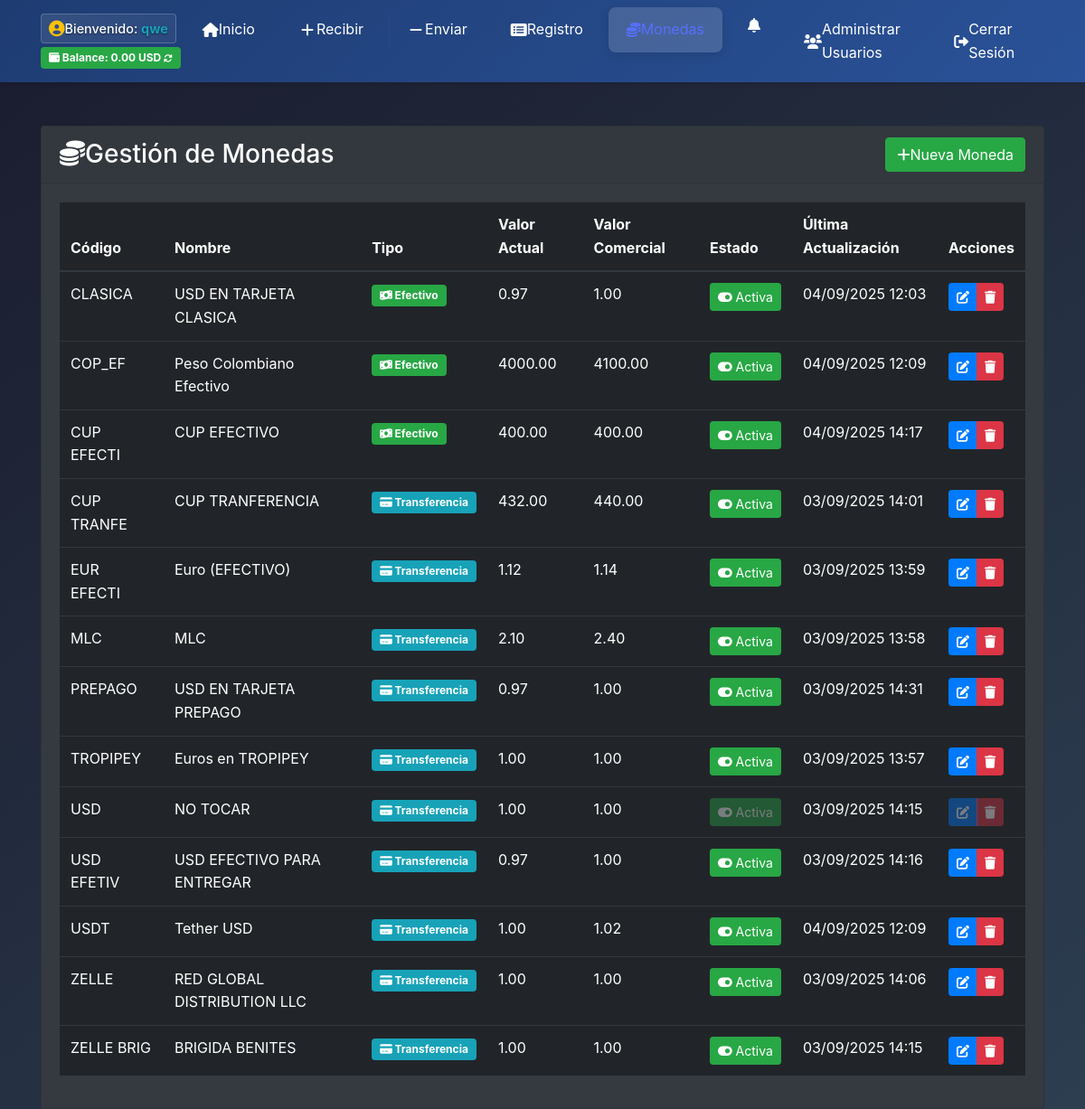
/remesas/monedas/ (signed in), run on the app's committed database.
### remesas/models.py (models this page shows, shortened)
class Moneda(models.Model):
    TIPO_MONEDA_CHOICES = [
        ('efectivo', 'Efectivo'),
        ('transferencia', 'Transferencia'),
    ]
    codigo = models.CharField(max_length=10, unique=True, verbose_name='Código')
    nombre = models.CharField(max_length=50, verbose_name='Nombre')
    valor_actual = models.DecimalField(
        max_digits=15,
        decimal_places=6,
        verbose_name='Valor Actual',
        help_text='Valor actual de la moneda respecto al USD'
    )
    valor_comercial = models.DecimalField(
        max_digits=15,
        decimal_places=6,
        verbose_name='Valor Comercial',
        help_text='Valor comercial de la moneda para transacciones'
    )
    tipo_moneda = models.CharField(
        max_length=20,
        choices=TIPO_MONEDA_CHOICES,
        default='transferencia',
        verbose_name='Tipo de Moneda',
        help_text='Tipo de moneda: efectivo o transferencia'
    )
    activa = models.BooleanField(default=True, verbose_name='Activa')
    fecha_creacion = models.DateTimeField(auto_now_add=True)
    fecha_actualizacion = models.DateTimeField(auto_now=True)
    class Meta:
        verbose_name = 'Moneda'
        verbose_name_plural = 'Monedas'
        ordering = ['codigo']

### remesas/views.py (the view)
# urls.py: path('monedas/', views.lista_monedas, name='lista_monedas'),
@login_required
def lista_monedas(request):
    monedas = models.Moneda.objects.all().order_by('codigo')
    context = {
        'monedas': monedas,
        'total_monedas': monedas.count(),
    }
    return render(request, 'Monedas/lista_monedas.html', context)

### remesas/templates/Monedas/lista_monedas.html (shortened to what this page needs)
{% extends 'eglisapp/base.html' %}
{% load static %}
{% block content %}
<div class="container mt-5">
    <div class="card bg-dark text-white">
        <div class="card-header d-flex justify-content-between align-items-center">
            <h3 class="mb-0">
                <i class="fas fa-coins me-2"></i>Gestión de Monedas
            </h3>
            <a href="{% url 'remesas:crear_moneda' %}" class="btn btn-success">
                <i class="fas fa-plus me-2"></i>Nueva Moneda
            </a>
        </div>
        <div class="card-body">
            <div class="d-none d-lg-block">
                <div class="table-responsive">
                    <table class="table table-dark table-hover">
                        <thead>
                            <tr>
                                <th>Código</th>
                                <th>Nombre</th>
                                <th>Tipo</th>
                                <th>Valor Actual</th>
                                <th>Valor Comercial</th>
                                <th>Estado</th>
                                <th>Última Actualización</th>
                                <th class="text-end">Acciones</th>
                            </tr>
                        </thead>
                        <tbody>
                            {% for moneda in monedas %}
                            <tr>
                                <td>{{ moneda.codigo }}</td>
                                <td>{{ moneda.nombre }}</td>
                                <td>
                                    <span class="badge {% if moneda.tipo_moneda == 'efectivo' %}bg-success{% else %}bg-info{% endif %}">
                                        <i class="fas {% if moneda.tipo_moneda == 'efectivo' %}fa-money-bill-wave{% else %}fa-credit-card{% endif %} me-1"></i>
                                        {{ moneda.get_tipo_moneda_display }}
                                    </span>
                                </td>
                                <td>{{ moneda.valor_actual|floatformat:2 }}</td>
                                <td>{{ moneda.valor_comercial|floatformat:2 }}</td>
                                <td>
                                    <button type="button"
                                            class="btn btn-sm {% if moneda.activa %}btn-success{% else %}btn-outline-danger{% endif %}"
                                            data-moneda-id="{{ moneda.pk }}"
                                            data-estado-actual="{% if moneda.activa %}true{% else %}false{% endif %}"
                                            onclick="toggleEstadoMoneda(this.dataset.monedaId, this.dataset.estadoActual === 'true')"
                                            {% if moneda.codigo == 'USD' %}disabled{% endif %}
                                            title="{% if moneda.activa %}Desactivar moneda{% else %}Activar moneda{% endif %}">
                                        <i class="fas {% if moneda.activa %}fa-toggle-on{% else %}fa-toggle-off{% endif %} me-1"></i>
                                        {% if moneda.activa %}Activa{% else %}Inactiva{% endif %}
                                    </button>
                                </td>
                                <td>{{ moneda.fecha_actualizacion|date:"d/m/Y H:i" }}</td>
                                <td class="text-end">
                                    <div class="btn-group btn-group-sm">
                                        <a href="{% url 'remesas:editar_moneda' moneda.pk %}"
                                           class="btn btn-primary"
                                           {% if moneda.codigo == 'USD' %}disabled{% endif %}
                                           title="Editar">
                                            <i class="fas fa-edit"></i>
                                        </a>
                                        <button type="button"
                                                class="btn btn-danger"
                                                onclick="eliminarMoneda('{{ moneda.pk }}', '{{ moneda.codigo }}', '{{ moneda.nombre }}')"
                                                {% if moneda.codigo == 'USD' %}disabled{% endif %}
                                                title="Eliminar moneda">
                                            <i class="fas fa-trash"></i>
                                        </button>
                                    </div>
                                </td>
                            </tr>
                            {% empty %}
                            <tr>
                                <td colspan="8" class="text-center">No hay monedas registradas</td>
                            </tr>
                            {% endfor %}
                        </tbody>
                    </table>
                </div>
            </div>
        </div>
    </div>
</div>
{% endblock %}

### eglisapp/templates/eglisapp/base.html (shortened to what this page needs)
<!DOCTYPE html>
<html lang="es">
<head>
    {% load static %}
    <link href="{% static 'eglisapp/vendor/bootstrap/css/bootstrap.min.css' %}" rel="stylesheet">
    <link href="{% static 'eglisapp/css/gestion.css' %}" rel="stylesheet">
    <link rel="stylesheet" href="https://cdnjs.cloudflare.com/ajax/libs/font-awesome/6.0.0/css/all.min.css">
    <link rel="stylesheet" href="https://cdn.jsdelivr.net/npm/sweetalert2@11/dist/sweetalert2.min.css">
</head>
<body{% block body_class %}{% endblock %}>
    <nav class="navbar navbar-expand-lg navbar-dark sticky-top py-2" id="mainNav">
        <div class="container">
            {% if user.is_authenticated %}
            <div class="d-flex flex-column align-items-start">
              <div class="text-white mb-1 px-2 py-1 rounded" style="background: linear-gradient(135deg, rgba(255,255,255,0.1), rgba(255,255,255,0.05)); border: 1px solid rgba(255,255,255,0.2); backdrop-filter: blur(10px);">
                <div class="d-flex align-items-center gap-2">
                  <i class="fas fa-user-circle text-warning" style="font-size: 1.1rem;"></i>
                  <span style="font-size: 0.9rem; font-weight: 500; text-shadow: 0 1px 2px rgba(0,0,0,0.5);">
                    Bienvenido: <strong class="text-info">{{ user.first_name|default:user.username }}</strong>
                  </span>
                </div>
              </div>
              {% if user.is_authenticated %}
              <div class="d-flex align-items-center">
                {% if user_balance is not None and user_balance >= 0 %}
                <span class="badge bg-success rounded-pill fs-4" id="balance-badge" style="cursor: pointer;" title="Clic para actualizar balance">
                <i class="fas fa-wallet me-1"></i>
                <span class="fw-medium">Balance:</span>
                  <span id="balance-amount">{{ user_balance|floatformat:2 }}</span> <span id="balance-currency">{{ user_balance_moneda }}</span>
                  <i class="fas fa-sync-alt ms-1" id="balance-refresh-icon" style="font-size: 0.8em;"></i>
                </span>
                {% endif %}
              </div>
              {% endif %}
            </div>
            {% endif %}
      <div class="collapse navbar-collapse mt-2 mt-lg-0" id="navbarResponsive">
        <ul class="navbar-nav mx-auto">
          <li class="nav-item {% if request.resolver_match.url_name == 'home' %}active{% endif %}">
            <a class="nav-link d-flex align-items-center gap-2" href="{% url 'home' %}">
              <i class="fas fa-home"></i>
              <span>Inicio</span>
            </a>
          </li>
          <li class="nav-item {% if request.resolver_match.url_name == 'nueva_remesa' %}active{% endif %}">
            <a class="nav-link d-flex align-items-center gap-2" href="{% url 'remesas:nueva_remesa' %}">
              <i class="fas fa-plus fa-fw"></i>
              <span>Recibir</span>
            </a>
          </li>
          <li class="nav-item {% if request.resolver_match.url_name == 'crear_pago' %}active{% endif %}">
            <a class="nav-link d-flex align-items-center gap-2" href="{% url 'remesas:crear_pago' %}">
              <i class="fas fa-minus fa-fw"></i>
              <span>Enviar</span>
            </a>
          </li>
          <li class="nav-item {% if request.resolver_match.url_name == 'registro_transacciones' %}active{% endif %}">
            <a class="nav-link d-flex align-items-center gap-2" href="{% url 'remesas:registro_transacciones' %}">
              <i class="fas fa-list-alt"></i>
              <span>Registro</span>
            </a>
          </li>
          {% if user_tipo == 'admin' or user_tipo == 'contable' %}
          <li class="nav-item {% if request.resolver_match.url_name == 'lista_monedas' %}active{% endif %}">
            <a class="nav-link d-flex align-items-center gap-2" href="{% url 'remesas:lista_monedas' %}">
              <i class="fas fa-coins"></i>
              <span>Monedas</span>
            </a>
          </li>
          {% endif %}
          {% if user.is_authenticated and user_tipo == 'admin' %}
          <li class="nav-item {% if request.resolver_match.url_name == 'destinatarios' %}active{% endif %}">
            <a class="nav-link d-flex align-items-center gap-2" href="{% url 'notificaciones:destinatarios' %}"
               title="Gestión de Destinatarios" data-bs-toggle="tooltip">
              <i class="fas fa-bell"></i>
            </a>
          </li>
          {% endif %}
          {% if user.is_authenticated %}
            {% if user_tipo == 'admin' %}
            <li class="nav-item">
              <a class="nav-link d-flex align-items-center gap-2" href="{% url 'admin_usuarios' %}">
                <i class="fas fa-users"></i>
                <span>Administrar Usuarios</span>
              </a>
            </li>
            {% endif %}
            <li class="nav-item">
              <a class="nav-link d-flex align-items-center gap-2" href="{% url 'login:logout' %}">
                <i class="fas fa-sign-out-alt"></i>
                <span>Cerrar Sesión</span>
              </a>
            </li>
          {% endif %}
        </ul>
      </div>
    </div>
  </nav>
  <div class="pull-to-refresh-container">
  </div>
    {% block content %}
    {% endblock %}
</body>
</html>

### eglisapp/static/eglisapp/css/gestion.css (style rules this page uses)
:root { --primary-gradient: linear-gradient(135deg, #1a2980 0%, #576ffb 100%); --text-color: #e2e8f0; --nav-bg: rgba(26, 32, 44, 0.95); --nav-text: #ffffff; --accent: #4facfe; --hover-color: #576ffb; --card-bg: rgba(26, 32, 44, 0.8); --border-color: rgba(255, 255, 255, 0.1); --nav-hover-bg: rgba(255, 255, 255, 0.1); --nav-active-bg: rgba(255, 255, 255, 0.15); }
body { display: grid; grid-template-rows: auto 1fr auto; min-height: 100vh; background-color: #07519c; color: #1e293b; font-family: 'Inter', sans-serif; line-height: 1.6; margin: 0; padding: 0; }
.navbar-dark { background: linear-gradient(135deg, #1e3c72 0%, #2a5298 100%); box-shadow: 0 2px 4px rgba(0, 0, 0, 0.1); }
.nav-item { margin: 0 0.25rem; position: relative; border-radius: 8px; transition: all 0.3s ease; }
.nav-link { color: var(--nav-text) !important; padding: 0.75rem 1.25rem !important; border-radius: 8px; transition: all 0.3s cubic-bezier(0.4, 0, 0.2, 1); position: relative; overflow: hidden; }
.nav-link::before { content: ''; position: absolute; top: 0; left: 0; width: 100%; height: 100%; background: var(--nav-hover-bg); transform: translateX(-100%); transition: transform 0.3s ease; z-index: -1; border-radius: 8px; }
.nav-item.active .nav-link { background: var(--nav-active-bg); color: var(--hover-color) !important; box-shadow: 0 4px 12px rgba(0, 0, 0, 0.1); }

### eglisapp/templates/eglisapp/base.html (style rules this page uses)
:root { --navbar-height-mobile: 60px; --navbar-height-desktop: 80px; }
html, body { -webkit-tap-highlight-color: transparent; margin: 0; padding: 0; min-height: 100vh; color: #ffffff; }
body { background: linear-gradient(145deg, #1a1c2e, #2c3e50) fixed; background-size: cover; }
.pull-to-refresh-container { position: fixed; top: 0; left: 0; right: 0; height: 120px; z-index: 2000; pointer-events: none; overflow: hidden; }
.navbar { min-height: var(--navbar-height-mobile); }
@media (min-width: 992px) { .navbar { min-height: var(--navbar-height-desktop); } }
.nav-link { padding: 0.75rem 1rem; }
.badge { padding: 0.5em 0.75em; }

### remesas/templates/Monedas/lista_monedas.html (style rules this page uses)
.btn-group .btn { transition: all 0.3s ease; }
.btn[disabled] { opacity: 0.4; cursor: not-allowed; }

### data on the page
Moneda: codigo "USD", nombre "NO TOCAR", tipo_moneda "Transferencia", valor_actual "1.00", valor_comercial "1.00", activa True (drawn), fecha_actualizacion "03/09/2025 14:15"
Moneda: codigo "CLASICA", nombre "USD EN TARJETA CLASICA", tipo_moneda "Efectivo", valor_actual "0.97", valor_comercial "1.00", activa True (drawn), fecha_actualizacion "04/09/2025 12:03"
Moneda: codigo "COP_EF", nombre "Peso Colombiano Efectivo", tipo_moneda "Efectivo", valor_actual "4000.00", valor_comercial "4100.00", activa True (drawn), fecha_actualizacion "04/09/2025 12:09"
Moneda: codigo "CUP EFECTI", nombre "CUP EFECTIVO", tipo_moneda "Efectivo", valor_actual "400.00", valor_comercial "400.00", activa True (drawn), fecha_actualizacion "04/09/2025 14:17"
Moneda: codigo "CUP TRANFE", nombre "CUP TRANFERENCIA", tipo_moneda "Transferencia", valor_actual "432.00", valor_comercial "440.00", activa True (drawn), fecha_actualizacion "03/09/2025 14:01"
Moneda: codigo "EUR EFECTI", nombre "Euro (EFECTIVO)", tipo_moneda "Transferencia", valor_actual "1.12", valor_comercial "1.14", activa True (drawn), fecha_actualizacion "03/09/2025 13:59"
Moneda: codigo "MLC", nombre "MLC", tipo_moneda "Transferencia", valor_actual "2.10", valor_comercial "2.40", activa True (drawn), fecha_actualizacion "03/09/2025 13:58"
Moneda: codigo "PREPAGO", nombre "USD EN TARJETA PREPAGO", tipo_moneda "Transferencia", valor_actual "0.97", valor_comercial "1.00", activa True (drawn), fecha_actualizacion "03/09/2025 14:31"
Moneda: codigo "TROPIPEY", nombre "Euros en TROPIPEY", tipo_moneda "Transferencia", valor_actual "1.00", valor_comercial "1.00", activa True (drawn), fecha_actualizacion "03/09/2025 13:57"
Moneda: codigo "USD EFETIV", nombre "USD EFECTIVO PARA ENTREGAR", tipo_moneda "Transferencia", valor_actual "0.97", valor_comercial "1.00", activa True (drawn), fecha_actualizacion "03/09/2025 14:16"
Moneda: codigo "USDT", nombre "Tether USD", tipo_moneda "Transferencia", valor_actual "1.00", valor_comercial "1.02", activa True (drawn), fecha_actualizacion "04/09/2025 12:09"
Moneda: codigo "ZELLE", nombre "RED GLOBAL DISTRIBUTION LLC", tipo_moneda "Transferencia", valor_actual "1.00", valor_comercial "1.00", activa True (drawn), fecha_actualizacion "03/09/2025 14:06"
Moneda: codigo "ZELLE BRIG", nombre "BRIGIDA BENITES", tipo_moneda "Transferencia", valor_actual "1.00", valor_comercial "1.00", activa True (drawn), fecha_actualizacion "03/09/2025 14:15"

### other printed values
{{ user.first_name|default:user.username }} "qwe"
{{ user_balance|floatformat:2 }} "0.00"
